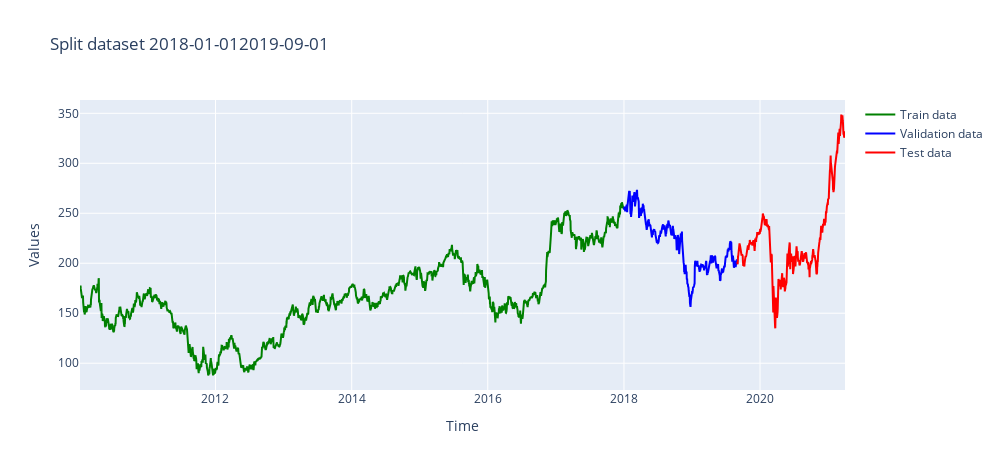

The code cell stored with this chart in its notebook:
### Code cell
fig.show()

### Figure 1 — Plotly figure (JSON) as saved in the notebook; plotly's stock layout.template omitted (floating-point values rounded to 4 significant figures; data arrays with more than 128 entries replaced by an {"elided": "..."} marker saying what was removed)
{"data": [{"marker": {"color": "green"}, "name": "Train data", "type": "scatter", "x": {"elided": "2919 str values"}, "y": {"elided": "2919 float values"}}, {"marker": {"color": "blue"}, "name": "Validation data", "type": "scatter", "x": {"elided": "608 str values"}, "y": {"elided": "608 float values"}}, {"marker": {"color": "red"}, "name": "Test data", "type": "scatter", "x": {"elided": "579 str values"}, "y": {"elided": "579 float values"}}], "layout": {"height": 470, "title": {"text": "Split dataset 2018-01-012019-09-01"}, "width": 1000, "xaxis": {"title": {"text": "Time"}}, "yaxis": {"title": {"text": "Values"}}}}
